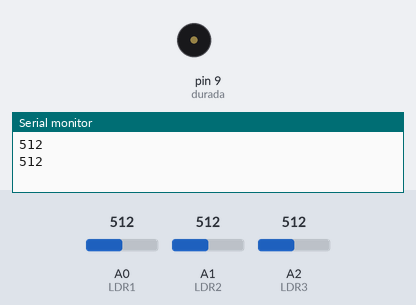
Bench run of a sketch on a simulated Arduino Uno, built with avr-gcc and run on an emulated ATmega328P. On the bench: buzzer (waves = sounding), the last lines printed to the serial monitor. The test bench sets the inputs (shaded band); at power-on: A0 (LDR1) = 512, A1 (LDR2) = 512, A2 (LDR3) = 512.

Above: at 1.8 s.
1.9 s: A0 (LDR1) set to 306
At 2.2 s:
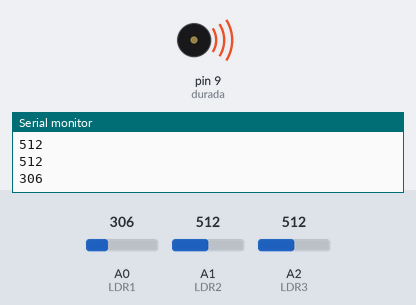
5.4 s: A1 (LDR2) set to 122
8.9 s: A1 (LDR2) set to 0
At 10.1 s:
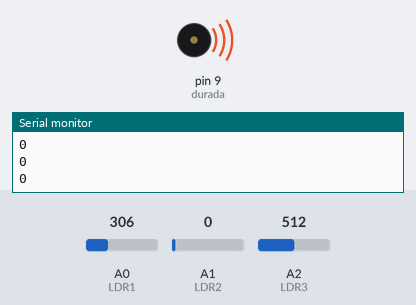
10.4 s: A1 (LDR2) set to 306
At 10.86 s:
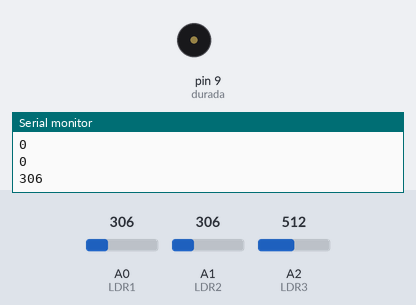
13.9 s: A0 (LDR1) set to 0
At 14.6 s:
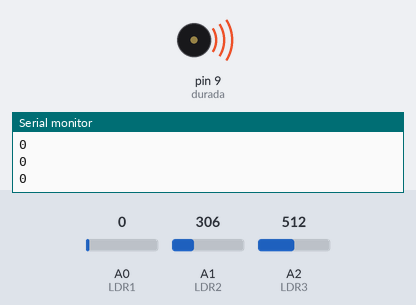
Timing chart, 0 to 16.6 s (numbered marks = the images above; inputs shaded):
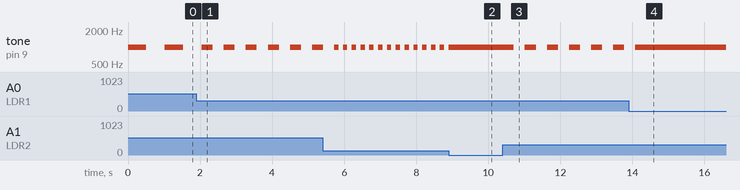

The sketch:

avisadoracustic.ino
```cpp
/******************************************************************************
**                                                                           **
**                              avisador acustic                             **
**                                                                           **
**                                                                           **
******************************************************************************/

//****** Includes *************************************************************

//****** Variables ************************************************************
int durada = 9;
const int LDR1 = A0;
const int LDR2 = A1;
const int LDR3 = A2;
int valLdr0;
int valLdr1;
int valLdr2;
int freq;
int comparacio;


//****** Voidsetup ************************************************************
void setup() {
  // put your setup code here, to run once:
pinMode(durada,OUTPUT);
Serial.begin(9600);
}

//****** Voidloop ************************************************************
void loop() {
  // put your main code here, to run repeatedly:
valLdr0= analogRead (LDR1);
valLdr1= analogRead (LDR2);
valLdr2= analogRead (LDR3);
comparacio=1024;

comparacio=min(valLdr0,valLdr1);

//comparacio=min(valLdr2,comparacio);


//PONER LA SUMA DE LOS TRES Y DIVIDIRLOS ENTRE 3
Serial.println(comparacio);
tone (durada,1000,comparacio);
delay(2*comparacio);

}
```

Measured:
- after the input at 1.9 s, tone on pin 9 (durada): alternates 1000 Hz for 0.31 s and silent for 0.31 s, starting after 0.46 s
- after the input at 8.9 s, tone on pin 9 (durada): goes on until 8.9 s, then stays 1000 Hz
- after the input at 10.4 s, tone on pin 9 (durada): alternates 1000 Hz for 0.31 s and silent for 0.31 s, starting after 0.31 s
- after the input at 13.9 s, tone on pin 9 (durada): goes on until 14.1 s, then stays 1000 Hz
- by itself, tone on pin 9 (durada): alternates 1000 Hz for 0.51 s and silent for 0.51 s
